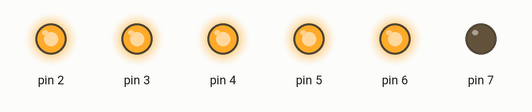
A sketch run on a simulated Arduino Uno, built with avr-gcc and run on an emulated ATmega328P. On the bench: output pins drawn as LEDs (lit = HIGH).

Above: at 0.1 s.
At 90.1 s:
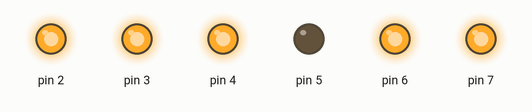
Timing chart, 0 to 91.6 s (numbered marks = the images above):
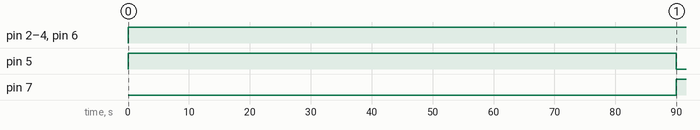

The sketch:

switching_schematic.ino
```cpp
int pin;
#define MAX_OUTPUTS 3
void setup()
{

  pin = 6; // We switch from D2 up to D7; where D7 corresponds with output 1, D6 with output 2, etc.
  for(int i = 7;i>=2;i--){
    pinMode(i, OUTPUT);
    }

}
//We want our pin to go low to enable an output pin
void loop()
{
  digitalWrite(PIN2, HIGH&!(pin==1));       // turn on pullup resistors
  digitalWrite(PIN3, HIGH&!(pin==2));       // turn on pullup resistors
  digitalWrite(PIN4, HIGH&!(pin==3));       // turn on pullup resistors
  digitalWrite(PIN5, HIGH&!(pin==4));       // turn on pullup resistors
  digitalWrite(PIN6, HIGH&!(pin==5));       // turn on pullup resistors
  digitalWrite(PIN7, HIGH&!(pin==6));       // turn on pullup resistors
  if(pin<6) {pin++;}
  else { pin=7-MAX_OUTPUTS;}
  delay(90000);

}
```

Measured:
- by itself, pin 2–4, pin 6: LOW → HIGH at 0.00 s
- by itself, pin 5: LOW → HIGH at 0.00 s, → LOW 90.0 s later
- by itself, pin 7: LOW → HIGH at 90.0 s
